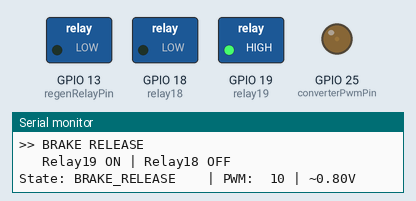
Recording of a sketch running on a simulated ESP32. Parts: switched loads named in the sketch (green lamp = pin HIGH), output pins drawn as LEDs (lit = HIGH), the last lines printed to the serial monitor.

Above: at 3.6 s.
At 12.1 s:
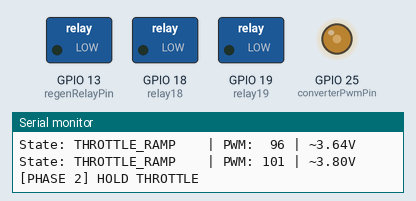
At 20.1 s:
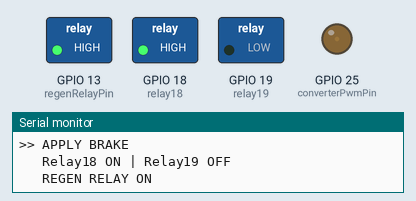
At 30.1 s:
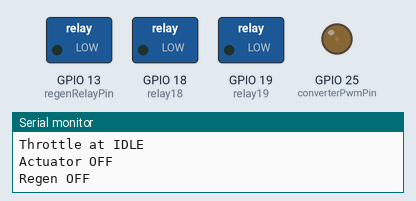
Timing chart, 0 to 31.6 s (numbered marks = the images above):
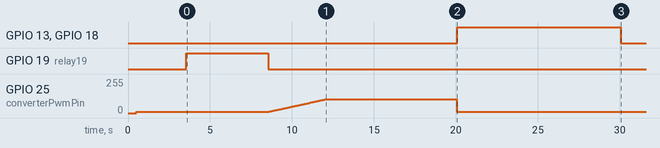

The sketch:

aeb_testing_final.ino
```cpp
// ==========================================
// ESP32 - BAJA STANDALONE TEST SEQUENCE
//
// FINAL TEST SEQUENCE
//
// PHASE 0:
// Release Brake
// Relay19 ON
// Relay18 OFF
// Duration: 5 sec
//
// PHASE 1:
// Ramp throttle to 75%
// Duration: 3 sec
//
// PHASE 2:
// Hold 75% throttle
// Duration: 10 sec
//
// PHASE 3:
// INSTANT return to idle voltage (0.8V)
// Apply brake
// Relay18 ON
// Relay19 OFF
// Regen Relay ON
// Duration: 5 sec
//
// PHASE 4:
// DONE / SAFE HOLD
//
// IMPORTANT:
// BOTH RELAYS OFF = actuator unpowered
// ==========================================


// ==========================================
// PIN DEFINITIONS
// ==========================================

// PWM throttle output
const int converterPwmPin = 25;

// Relay pins
const int relay18 = 18;   // EXTEND actuator = BRAKE APPLY
const int relay19 = 19;   // RETRACT actuator = BRAKE RELEASE

// Regenerative braking relay
const int regenRelayPin = 13;


// ==========================================
// PWM SETTINGS
// ==========================================

const int pwmFreq       = 1000;
const int pwmResolution = 8;   // 0-255


// ==========================================
// CALIBRATED PWM VALUES
// ==========================================

const int dutyIdle = 10;   // ~0.8V
const int dutyMax  = 113;  // ~4.2V


// ==========================================
// USER-TUNABLE PARAMETERS
// ==========================================

// Final target throttle %
const int TARGET_THROTTLE_PCT = 91.5;


// ----- PHASE TIMINGS -----

// Time to retract actuator before moving
const unsigned long BRAKE_RELEASE_TIME_MS = 5000;

// Time to ramp from idle -> target throttle
const unsigned long THROTTLE_RAMP_TIME_MS = 3500;

// Time to hold target throttle
const unsigned long THROTTLE_HOLD_TIME_MS = 8000;

// Time to keep brake actuator powered
const unsigned long BRAKE_APPLY_TIME_MS = 10000;


// ==========================================
// PWM RAMP SETTINGS
// ==========================================

const int RAMP_STEP_UP      = 1;
const int RAMP_STEP_DOWN    = 2;

const unsigned long RAMP_INTERVAL_MS = 5;


// ==========================================
// TEST STATE MACHINE
// ==========================================

enum TestState {

  STATE_BRAKE_RELEASE,
  STATE_THROTTLE_RAMP,
  STATE_THROTTLE_HOLD,
  STATE_BRAKE_APPLY,
  STATE_DONE
};

TestState currentState = STATE_BRAKE_RELEASE;

unsigned long stateStart = 0;


// ==========================================
// PWM VARIABLES
// ==========================================

int currentDuty = 0;
int targetDuty  = dutyIdle;

unsigned long lastRampTick = 0;


// ==========================================
// HELPER FUNCTIONS
// ==========================================


// ==========================================
// SAFE RELAY CONTROL
// ==========================================

void setRelays(bool relay18State, bool relay19State) {

  // Safety check
  if (relay18State && relay19State) {

    digitalWrite(relay18, LOW);
    digitalWrite(relay19, LOW);

    Serial.println("!!! SAFETY BLOCK: BOTH RELAYS REQUESTED !!!");

    return;
  }

  // Break-before-make protection
  digitalWrite(relay18, LOW);
  digitalWrite(relay19, LOW);

  delay(20);

  digitalWrite(relay18, relay18State ? HIGH : LOW);
  digitalWrite(relay19, relay19State ? HIGH : LOW);
}


// ==========================================
// RELEASE BRAKE
// ==========================================

void releaseBrake() {

  Serial.println(">> BRAKE RELEASE");
  Serial.println("   Relay19 ON | Relay18 OFF");

  // Retract actuator
  setRelays(LOW, HIGH);
}


// ==========================================
// APPLY BRAKE
// ==========================================

void applyBrake() {

  Serial.println(">> APPLY BRAKE");
  Serial.println("   Relay18 ON | Relay19 OFF");
  Serial.println("   REGEN RELAY ON");

  // Extend actuator
  setRelays(HIGH, LOW);

  // Turn ON regenerative braking relay
  digitalWrite(regenRelayPin, HIGH);
}


// ==========================================
// STOP ACTUATOR
// ==========================================

void stopActuator() {

  digitalWrite(relay18, LOW);
  digitalWrite(relay19, LOW);

  // Turn OFF regenerative relay
  digitalWrite(regenRelayPin, LOW);

  Serial.println(">> ACTUATOR POWER OFF");
  Serial.println(">> REGEN RELAY OFF");
}


// ==========================================
// THROTTLE % -> PWM DUTY
// ==========================================

int throttleToDuty(int pct) {

  pct = constrain(pct, 0, 100);

  return map(pct, 0, 100, dutyIdle, dutyMax);
}


// ==========================================
// SMOOTH PWM RAMP
// ==========================================

void rampTick() {

  if (millis() - lastRampTick < RAMP_INTERVAL_MS)
    return;

  lastRampTick = millis();


  // Ramp UP
  if (currentDuty < targetDuty) {

    currentDuty += RAMP_STEP_UP;

    if (currentDuty > targetDuty)
      currentDuty = targetDuty;
  }

  // Ramp DOWN
  else if (currentDuty > targetDuty) {

    currentDuty -= RAMP_STEP_DOWN;

    if (currentDuty < targetDuty)
      currentDuty = targetDuty;
  }

  currentDuty = constrain(currentDuty, 0, dutyMax);

  ledcWrite(converterPwmPin, currentDuty);
}


// ==========================================
// SETUP
// ==========================================

void setup() {

  Serial.begin(115200);

  delay(500);


  // ----------------------------------------
  // Configure outputs
  // ----------------------------------------

  pinMode(relay18, OUTPUT);
  pinMode(relay19, OUTPUT);
  pinMode(regenRelayPin, OUTPUT);

  digitalWrite(relay18, LOW);
  digitalWrite(relay19, LOW);
  digitalWrite(regenRelayPin, LOW);


  // ----------------------------------------
  // PWM setup
  // ----------------------------------------

  ledcAttach(converterPwmPin, pwmFreq, pwmResolution);

  ledcWrite(converterPwmPin, dutyIdle);


  // ----------------------------------------
  // Startup Information
  // ----------------------------------------

  Serial.println("========================================");
  Serial.println("      BAJA TEST SEQUENCE");
  Serial.println("========================================");

  Serial.printf("Target Throttle     : %d%%\n",
                TARGET_THROTTLE_PCT);

  Serial.printf("Brake Release Time  : %lu ms\n",
                BRAKE_RELEASE_TIME_MS);

  Serial.printf("Throttle Ramp Time  : %lu ms\n",
                THROTTLE_RAMP_TIME_MS);

  Serial.printf("Throttle Hold Time  : %lu ms\n",
                THROTTLE_HOLD_TIME_MS);

  Serial.printf("Brake Apply Time    : %lu ms\n",
                BRAKE_APPLY_TIME_MS);

  Serial.println("========================================");

  Serial.println("Starting in 3 seconds...");

  delay(3000);


  // ========================================
  // START PHASE 0
  // ========================================

  Serial.println("\n[PHASE 0] RELEASE BRAKE");

  releaseBrake();

  currentDuty = dutyIdle;
  targetDuty  = dutyIdle;

  stateStart = millis();

  currentState = STATE_BRAKE_RELEASE;
}


// ==========================================
// MAIN LOOP
// ==========================================

void loop() {

  rampTick();

  unsigned long elapsed = millis() - stateStart;


  switch (currentState) {


    // ======================================
    // PHASE 0
    // RELEASE BRAKE
    // ======================================

    case STATE_BRAKE_RELEASE:

      if (elapsed >= BRAKE_RELEASE_TIME_MS) {

        // Remove actuator power before motion
        stopActuator();

        Serial.println("\n[PHASE 1] THROTTLE RAMP");

        stateStart = millis();

        currentState = STATE_THROTTLE_RAMP;
      }

      break;


    // ======================================
    // PHASE 1
    // RAMP TO TARGET THROTTLE
    // ======================================

    case STATE_THROTTLE_RAMP:

      if (elapsed < THROTTLE_RAMP_TIME_MS) {

        unsigned long currentPct =
          (elapsed * TARGET_THROTTLE_PCT)
          / THROTTLE_RAMP_TIME_MS;

        targetDuty = throttleToDuty(currentPct);
      }

      else {

        targetDuty =
          throttleToDuty(TARGET_THROTTLE_PCT);

        Serial.println("\n[PHASE 2] HOLD THROTTLE");

        stateStart = millis();

        currentState = STATE_THROTTLE_HOLD;
      }

      break;


    // ======================================
    // PHASE 2
    // HOLD THROTTLE
    // ======================================

    case STATE_THROTTLE_HOLD:

      targetDuty =
        throttleToDuty(TARGET_THROTTLE_PCT);

      if (elapsed >= THROTTLE_HOLD_TIME_MS) {

        Serial.println("\n[PHASE 3] APPLY BRAKE");


        // ==================================
        // INSTANT RETURN TO IDLE VOLTAGE
        // ==================================

        currentDuty = dutyIdle;
        targetDuty  = dutyIdle;

        ledcWrite(converterPwmPin, dutyIdle);

        Serial.println(">> THROTTLE RETURNED TO IDLE");


        // ==================================
        // APPLY BRAKE + REGEN
        // ==================================

        applyBrake();

        stateStart = millis();

        currentState = STATE_BRAKE_APPLY;
      }

      break;


    // ======================================
    // PHASE 3
    // APPLY BRAKE
    // ======================================

    case STATE_BRAKE_APPLY:

      if (elapsed >= BRAKE_APPLY_TIME_MS) {

        currentDuty = dutyIdle;
        targetDuty  = dutyIdle;

        ledcWrite(converterPwmPin, dutyIdle);

        stopActuator();

        Serial.println("\n[DONE]");
        Serial.println("Throttle at IDLE");
        Serial.println("Actuator OFF");
        Serial.println("Regen OFF");

        currentState = STATE_DONE;
      }

      break;


    // ======================================
    // DONE
    // ======================================

    case STATE_DONE:

      // Hold safe state

      break;
  }


  // ========================================
  // SERIAL STATUS
  // ========================================

  static unsigned long lastPrint = 0;

  if (millis() - lastPrint > 200) {

    lastPrint = millis();

    const char* stateNames[] = {

      "BRAKE_RELEASE",
      "THROTTLE_RAMP",
      "THROTTLE_HOLD",
      "BRAKE_APPLY",
      "DONE"
    };

    float approxV =
      0.8f +
      ((float)(currentDuty - dutyIdle) /
      (float)(dutyMax - dutyIdle)) * 3.4f;

    if (currentDuty <= dutyIdle)
      approxV = 0.8f;

    Serial.printf(
      "State: %-16s | PWM: %3d | ~%.2fV\n",
      stateNames[currentState],
      currentDuty,
      approxV
    );
  }
}
```

Measured:
- by itself, GPIO 13 (regenRelayPin), GPIO 18 (relay18): LOW → HIGH at 20.1 s, → LOW 10.0 s later
- by itself, GPIO 19 (relay19): HIGH → LOW at 8.5 s
- by itself, GPIO 25 (converterPwmPin): rises from 10/255 to 103/255 in 3.5 s, then falls to 10/255 in 8.0 s
